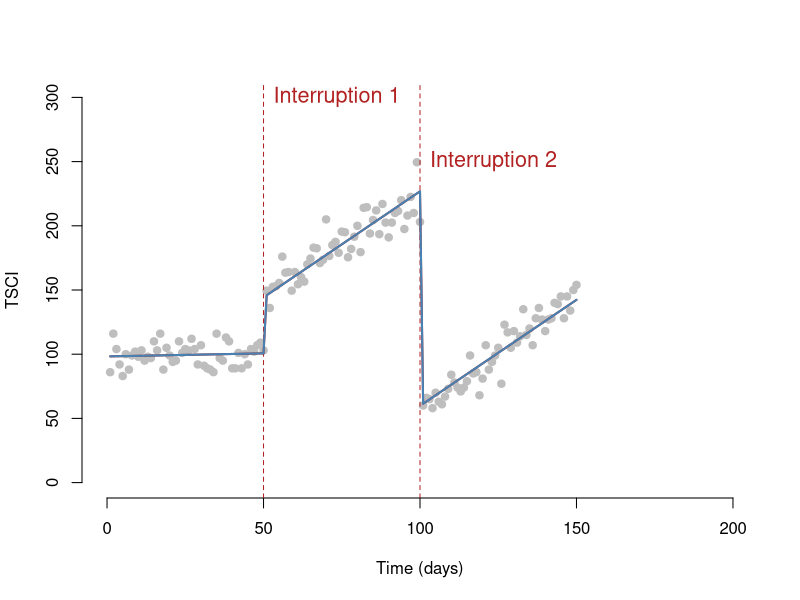

This figure's R source:


# Ucomment to install packages
#install.packages("data.table")
#install.packages("bit64")
#install.packages("gnm")

library('data.table')
library('bit64')
library('gnm')


dataTS <- fread("EXAMPLE_DATA.csv")

#Plot counts
plot(dataTS$T, dataTS$Y,
     bty="n", pch=19, col="gray",
     ylim = c(0, 300), xlim=c(0,200),
     xlab = "Time (days)", 
     ylab = "TSCI" )

# Line marking the interruption
abline( v=50, col="firebrick", lty=2 )
text( 50, 300, "Interruption 1", col="firebrick", cex=1.3, pos=4 )

abline( v=100, col="firebrick", lty=2 )
text( 100, 250, "Interruption 2", col="firebrick", cex=1.3, pos=4 )


# Add the regression line
l <- lm( Y ~ T + D1 + D2 +D3 + P, data=dataTS )
lines( dataTS$T, l$fitted.values, col="firebrick", lwd=2 )

# Add the regression line
gn <- gnm( Y ~ T + D1 + D2 + D3 + P, data=dataTS)
lines( dataTS$T, gn$fitted.values, col="steelblue", lwd=2 )
